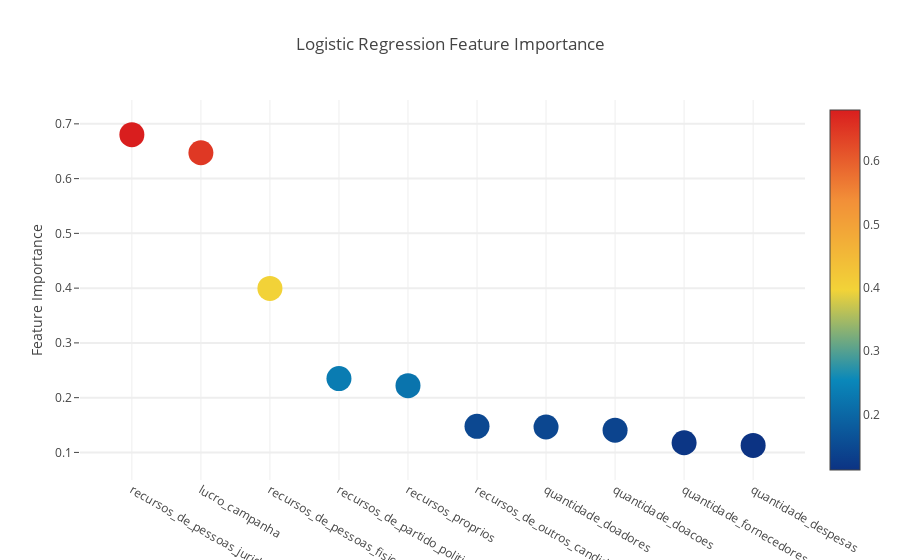

Notebook code cell kept with this figure:
### Markdown cell above
#### Logistic Regression

### Code cell
lr_clf = lr.get_clf()
plot_feature_importances(lr_clf, ModelsNames.LR)

### Figure 1 — Plotly figure (JSON) as saved in the notebook; plotly's stock layout.template omitted (floating-point values rounded to 4 significant figures)
{"data": [{"marker": {"cauto": true, "cmax": 0.6803, "cmin": 0.1129, "color": [0.6803, 0.6473, 0.3995, 0.2348, 0.222, 0.1477, 0.1464, 0.1407, 0.1176, 0.1129], "colorscale": "Portland", "showscale": true, "size": 25, "sizemode": "diameter", "sizeref": 1}, "mode": "markers", "text": ["recursos_de_pessoas_juridicas", "lucro_campanha", "recursos_de_pessoas_fisicas", "recursos_de_partido_politico", "recursos_proprios", "recursos_de_outros_candidatos.comites", "quantidade_doadores", "quantidade_doacoes", "quantidade_fornecedores", "quantidade_despesas"], "type": "scatter", "uid": "925b268f-0a2c-40bd-9722-c38cdb23d055", "x": ["recursos_de_pessoas_juridicas", "lucro_campanha", "recursos_de_pessoas_fisicas", "recursos_de_partido_politico", "recursos_proprios", "recursos_de_outros_candidatos.comites", "quantidade_doadores", "quantidade_doacoes", "quantidade_fornecedores", "quantidade_despesas"], "y": [0.6803, 0.6473, 0.3995, 0.2348, 0.222, 0.1477, 0.1464, 0.1407, 0.1176, 0.1129]}], "layout": {"autosize": true, "hovermode": "closest", "showlegend": false, "title": "Logistic Regression Feature Importance", "xaxis": {"autorange": true, "range": [-0.6276, 9.628], "type": "category"}, "yaxis": {"autorange": true, "gridwidth": 2, "range": [0.03481, 0.7584], "ticklen": 5, "title": "Feature Importance", "type": "linear"}}}
